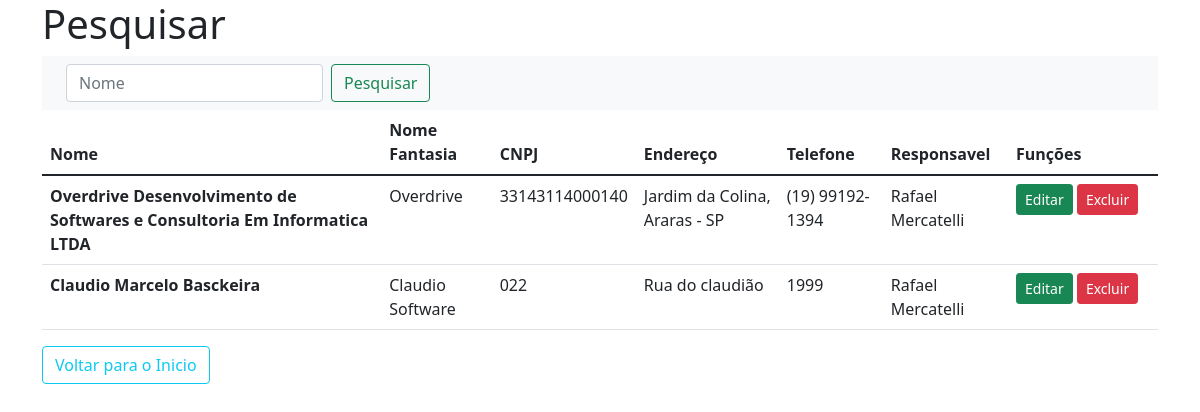
/restrito/pesquisar_empresa.php (signed in), run on the app's committed database.
### tables this page shows
CREATE TABLE `company` (
  `cod_company` int(11) NOT NULL,
  `nome` varchar(80) NOT NULL,
  `nome_fantasia` varchar(80) NOT NULL,
  `cnpj` varchar(18) NOT NULL,
  `endereco` text NOT NULL,
  `telefone` varchar(15) NOT NULL,
  `responsavel` int(11) NOT NULL
);

CREATE TABLE `user_adm` (
  `id_usuario` int(11) NOT NULL,
  `nome` varchar(100) NOT NULL,
  `login` varchar(20) NOT NULL,
  `senha` varchar(250) NOT NULL
);

### restrito/pesquisar_empresa.php (the view, shortened to what this page needs)
<!doctype html>
<html lang="pt-br">
<head>
  <link href="https://cdn.jsdelivr.net/npm/bootstrap@5.1.3/dist/css/bootstrap.min.css" rel="stylesheet">
</head>
<body>
  <?php
  $pesquisa = $_POST['busca'] ?? '';
  include_once 'conexao.php';
  $sql = "SELECT * FROM company WHERE nome LIKE '%$pesquisa%'";
  $dados = mysqli_query($conn, $sql);
  ?>
  <div class="container">
    <div class="row">
      <div class="col">
        <h1>Pesquisar</h1>
        <nav class="navbar navbar-light bg-light">
          <div class="container-fluid">
            <form class="d-flex" action="pesquisar_empresa.php" method="POST">
              <input class="form-control me-2" type="search" placeholder="Nome" aria-label="Search" name="busca" autofocus>
              <button class="btn btn-outline-success" type="submit">Pesquisar</button>
            </form>
          </div>
        </nav>
        <table class="table table-hover">
          <thead>
            <tr>
              <th scope="col">Nome</th>
              <th scope="col">Nome Fantasia</th>
              <th scope="col">CNPJ</th>
              <th scope="col">Endereço</th>
              <th scope="col">Telefone</th>
              <th scope="col">Responsavel</th>
              <th scope="col">Funções</th>
            </tr>
          </thead>
          <tbody>
            <?php
            while ($linha = mysqli_fetch_assoc($dados)) {
              $cod_company = $linha['cod_company'];
              $nome = $linha['nome'];
              $nome_fantasia = $linha['nome_fantasia'];
              $cnpj = $linha['cnpj'];
              $endereco = $linha['endereco'];
              $telefone = $linha['telefone'];
              $sql_responsavel = "SELECT nome FROM user_adm WHERE id_usuario = $linha[responsavel]";
              $exec = mysqli_query($conn, $sql_responsavel);
              $responsavel = mysqli_fetch_assoc($exec);
            ?>
              <tr>
                <th scope='row'><?php echo $nome ?></th>
                <td><?php echo $nome_fantasia ?></td>
                <td><?php echo $cnpj ?></td>
                <td><?php echo $endereco ?></td>
                <td><?php echo $telefone ?></td>
                <td><?php echo $responsavel['nome'] ?></td>
                <td width=150px>
                  <a href='cadastro_empresa_edit.php?id=<?php echo $cod_company ?>' class='btn btn-success btn-sm'>Editar</a>
                  <a href='#' class='btn btn-danger btn-sm' data-bs-toggle='modal' data-bs-target='#confirma' onclick="<?php echo "pegar_dados('$nome', '$cod_company')" ?>">Excluir</a>
                </td>
              </tr>
            <?php } ?>
          </tbody>
        </table>
        <div class="mb-3">
          <a href="index.php" class="btn btn-outline-info"> Voltar para o Inicio</a>
        </div>
      </div>
    </div>
  </div>
</body>
</html>

### data on the page
company: nome "Overdrive Desenvolvimento de Softwares e Consultoria Em Informatica LTDA", nome_fantasia "Overdrive", cnpj "33143114000140", endereco "Jardim da Colina, Araras - SP", telefone "(19) 99192-1394", user_adm.nome "Rafael Mercatelli"
company: nome "Claudio Marcelo Basckeira", nome_fantasia "Claudio Software", cnpj "022", endereco "Rua do claudião", telefone "1999", user_adm.nome "Rafael Mercatelli"
